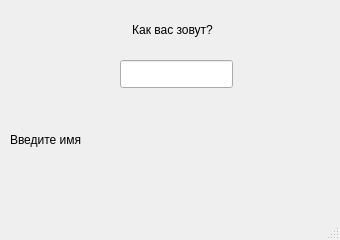
<?xml version="1.0" encoding="UTF-8"?>
<ui version="4.0">
 <class>MainWindow</class>
 <widget class="QMainWindow" name="MainWindow">
  <property name="geometry">
   <rect>
    <x>0</x>
    <y>0</y>
    <width>340</width>
    <height>240</height>
   </rect>
  </property>
  <property name="minimumSize">
   <size>
    <width>340</width>
    <height>240</height>
   </size>
  </property>
  <property name="maximumSize">
   <size>
    <width>340</width>
    <height>240</height>
   </size>
  </property>
  <property name="windowTitle">
   <string>Hello Without Button</string>
  </property>
  <widget class="QWidget" name="centralwidget">
   <widget class="QLineEdit" name="lineEdit">
    <property name="geometry">
     <rect>
      <x>120</x>
      <y>60</y>
      <width>113</width>
      <height>28</height>
     </rect>
    </property>
   </widget>
   <widget class="QLabel" name="lbl_result">
    <property name="geometry">
     <rect>
      <x>10</x>
      <y>130</y>
      <width>321</width>
      <height>20</height>
     </rect>
    </property>
    <property name="text">
     <string>Введите имя</string>
    </property>
   </widget>
   <widget class="QLabel" name="label_2">
    <property name="geometry">
     <rect>
      <x>12</x>
      <y>20</y>
      <width>321</width>
      <height>20</height>
     </rect>
    </property>
    <property name="text">
     <string>&lt;html&gt;&lt;head/&gt;&lt;body&gt;&lt;p align=&quot;center&quot;&gt;Как вас зовут?&lt;/p&gt;&lt;/body&gt;&lt;/html&gt;</string>
    </property>
   </widget>
  </widget>
  <widget class="QMenuBar" name="menubar">
   <property name="geometry">
    <rect>
     <x>0</x>
     <y>0</y>
     <width>340</width>
     <height>25</height>
    </rect>
   </property>
  </widget>
  <widget class="QStatusBar" name="statusbar"/>
 </widget>
 <resources/>
 <connections/>
</ui>
